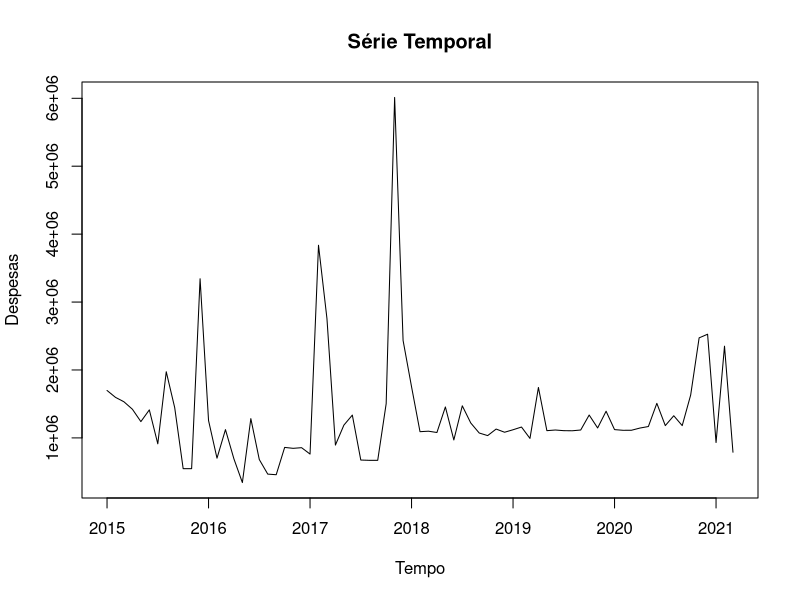
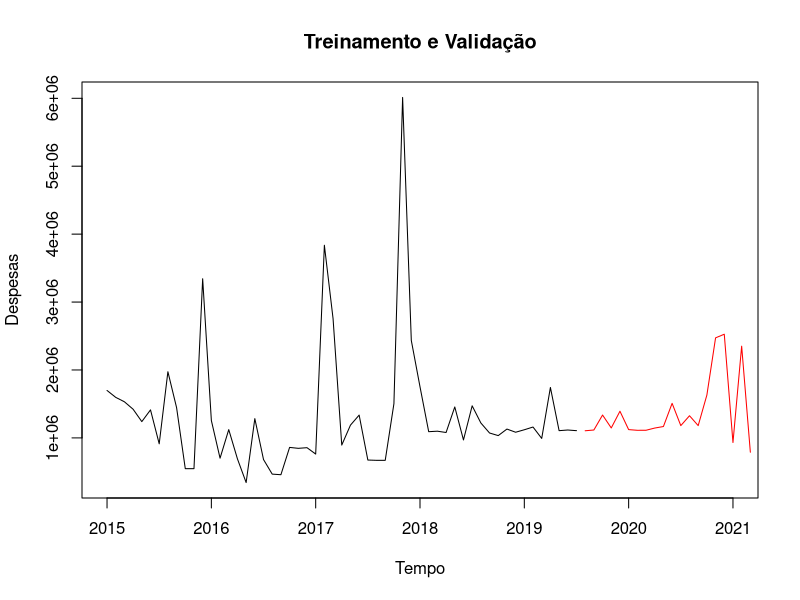
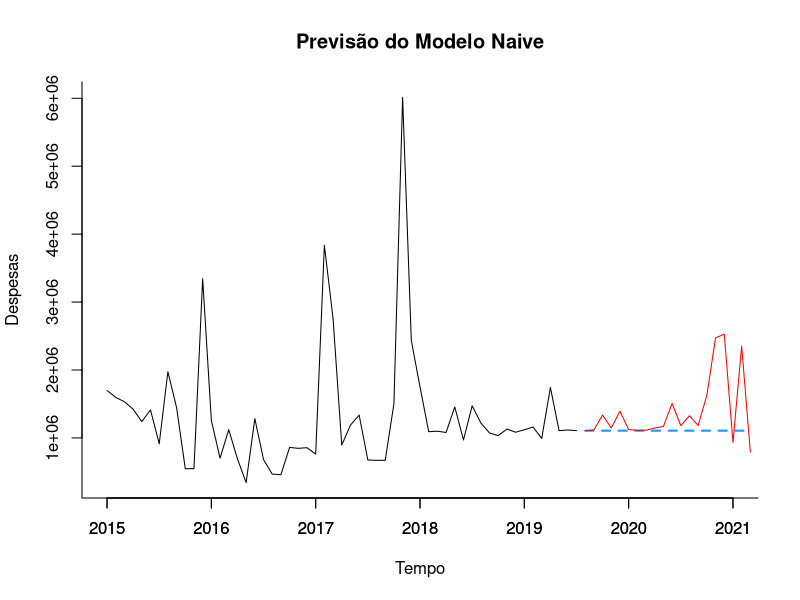
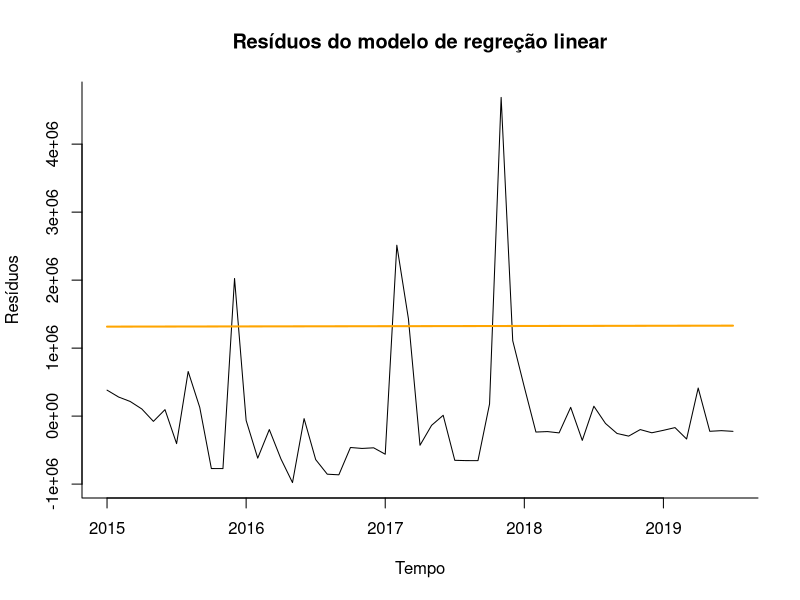
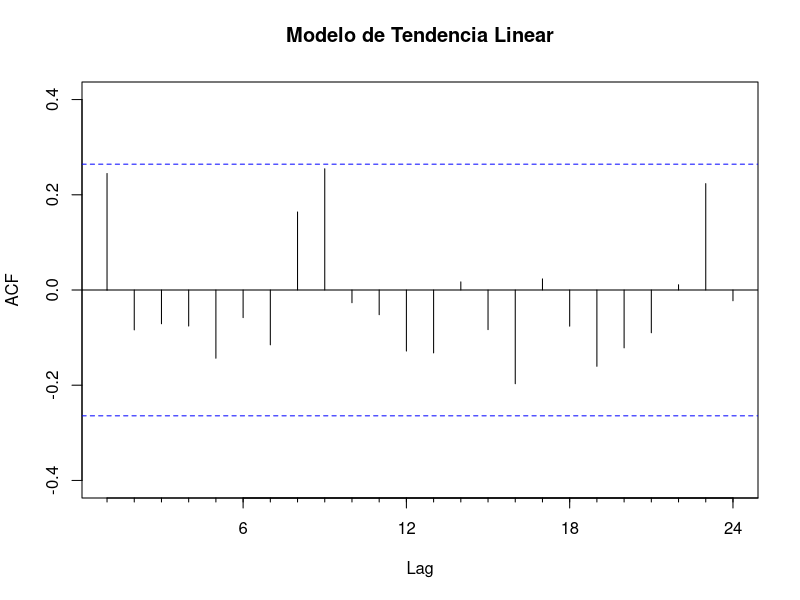
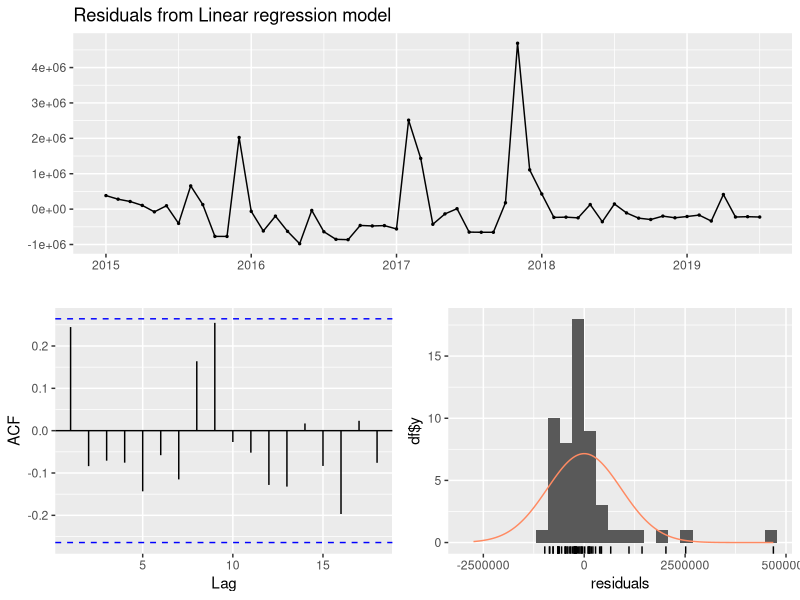
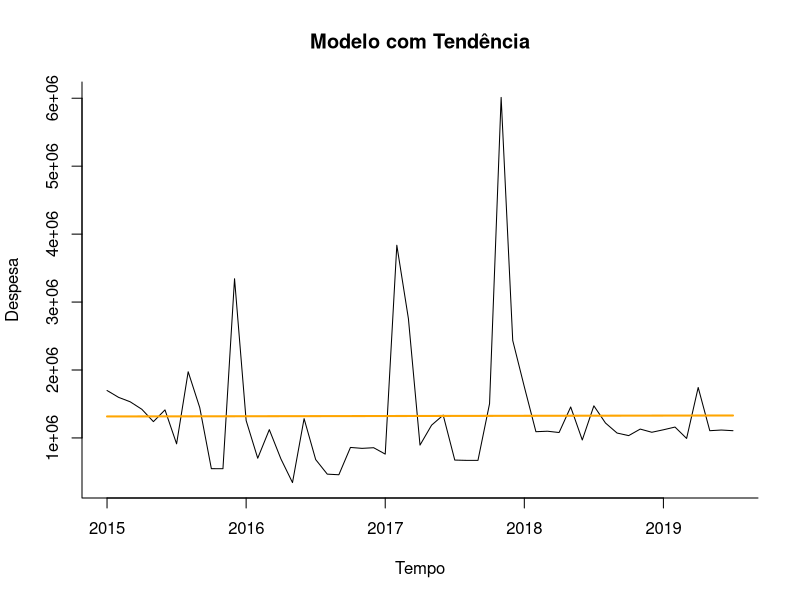
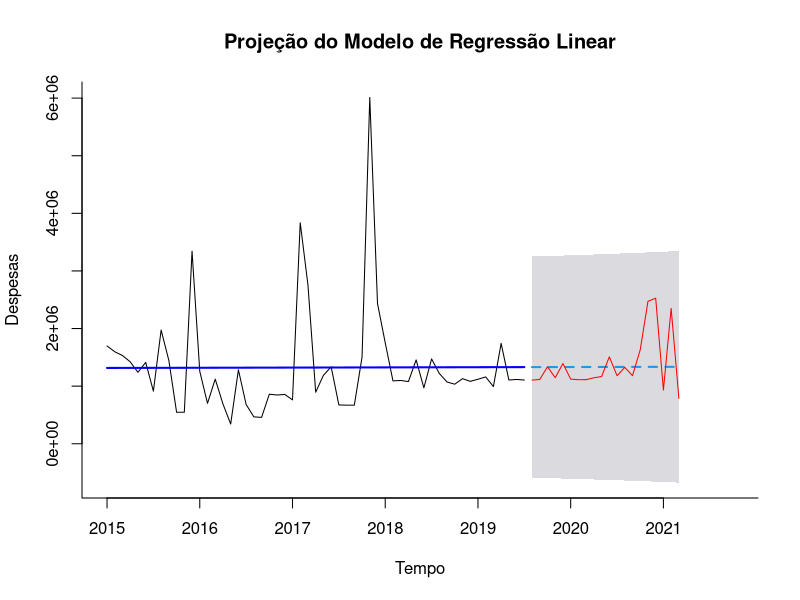

Write R code to recreate these figures, in order.
## ---- chunk 1
knitr::opts_chunk$set(echo = TRUE)
rm(list = ls())
## ---- chunk 2
library(forecast)
library(readxl)
library(zoo)
library(lubridate)
library(urca)
## ---- chunk 3
Dados_Telefonia_Movel <- read_excel("Dados Telefonia Movel.xlsx")
db <- Dados_Telefonia_Movel
## ---- chunk 4
db_ts <- ts(db$`Telefonia Móvel`, start=c(2015, 1), end=c(2021, 3), frequency = 12)
## ---- chunk 5
summary(db_ts)
## ---- chunk 6
plot(db_ts, xlab="Tempo", ylab="Despesas", ylim=c(342000, 6013000), type="l", main="Série Temporal")
## ---- chunk 7
amostra_validacao <- 20
amostra_treino <- length(db_ts) - amostra_validacao
## ---- chunk 8
treinamento_ts <-window(db_ts, start=c(2015, 1), end=c(2015, amostra_treino))
## ---- chunk 9
validacao_ts <- window(db_ts, start=c(2015, amostra_treino + 1), end=c(2015, amostra_treino + amostra_validacao))
## ---- chunk 10
plot(treinamento_ts, xlab="Tempo", ylab="Despesas", xaxt="n" , ylim=c(342000, 6013000), xlim=c(2015, 2021), type="l", main="Treinamento e Validação")
axis(1, at=seq(2015, 2021,1), labels=format(seq(2015, 2021,1)))
lines(validacao_ts, bty="l", col="red")
## ---- chunk 11
modelo_naive <- naive(treinamento_ts, level=0, h=amostra_validacao)
accuracy(modelo_naive, validacao_ts)
## ---- chunk 12
plot(modelo_naive, xlab="Tempo", ylab="Despesas", xaxt="s" , ylim=c(342000, 6013000), xlim=c(2015, 2021), bty="l", flty=2, main="Previsão do Modelo Naive")
axis(1, at=seq(2015, 2021,1), labels=format(seq(2015, 2021,1)))
lines(validacao_ts, bty="l", col="red")
## ---- chunk 13
modelo_tendencia_linear <- tslm(treinamento_ts ~ trend)
summary(modelo_tendencia_linear)

plot(modelo_tendencia_linear$residuals, xlab="Tempo", ylab="Resíduos", bty="l", main="Resíduos do modelo de regreção linear")
lines(modelo_tendencia_linear$fitted.values, lwd="2", col="orange")
Acf(modelo_tendencia_linear$residuals, main="Modelo de Tendencia Linear")

checkresiduals(modelo_tendencia_linear, test="LB")
plot(treinamento_ts, xlab="Tempo", ylab="Despesa", bty="l", main="Modelo com Tendência")
lines(modelo_tendencia_linear$fitted.values, lwd="2", col="orange")
modelo_tendencia_linear_proj <- forecast(modelo_tendencia_linear, h=amostra_validacao, level=0.95)

plot(modelo_tendencia_linear_proj, xlab="Tempo", ylab="Despesas", xaxt="n" , xlim=c(2015, 2021.75), bty="l", flty=2, main="Projeção do Modelo de Regressão Linear")
axis(1, at=seq(2015, 2021, 1), labels=format(seq(2015,2021,1)))
lines(validacao_ts, col="red")
lines(modelo_tendencia_linear_proj$fitted, lwd="2", col="blue")

checkresiduals(modelo_tendencia_linear, test="LB")
accuracy(modelo_tendencia_linear_proj, validacao_ts)
## ---- chunk 14
modelo_tendencia_linear_sazonalidade <- tslm(treinamento_ts ~ season+trend)
summary(modelo_tendencia_linear_sazonalidade)

plot(modelo_tendencia_linear_sazonalidade$residuals, xlab="Tempo", ylab="Resíduos",ylim=c(-1500000, 4000000), type="l")
Acf(modelo_tendencia_linear_sazonalidade$residuals)
checkresiduals(modelo_tendencia_linear_sazonalidade, test="LB", main="Teste de Ljung-Box")

plot(db_ts, xlab="Tempo", ylab="Despesas", ylim=c(342000, 6013000), type="l")
lines(modelo_tendencia_linear_sazonalidade$fitted.values, lwd=2, col="Blue")
modelo_tendencia_linear_sazonalidade_proj <- forecast(modelo_tendencia_linear_sazonalidade, h = 55, level=0.95)        

plot(modelo_tendencia_linear_sazonalidade_proj, xlab="Tempo", ylab="Despesas", xaxt="s" , ylim=c(-1500000, 6013000), xlim=c(2015, 2021), type="l", flty=3)
axis(1, at=seq(2015, 2021), labels=format(seq(2015, 2021)))
lines(validacao_ts)
lines(modelo_tendencia_linear_sazonalidade_proj$fitted, lwd=2, col="blue")

accuracy(modelo_tendencia_linear_sazonalidade_proj, validacao_ts)

## ---- chunk 15
ma_simples <- rollmean(db_ts, k=12, align="right")
ma_centrada <- ma(db_ts, order=12)

plot(db_ts, ylim=c(342000, 6013000), ylab="Despesas", xlab="Tempo", bty="l", xaxt="s", xlim=c(2015,2021))
axis(1, at=seq(2015, 2021, 1), labels=format(seq(2015, 2021, 1)))
lines(ma_centrada, lwd=2)
lines(ma_simples, lwd=2, lty=2)
legend(2019,7000000, c("Despesas", "MA Centrada", "MA Simples"), lty=c(1,1,2), lwd=c(1,2,2), bty="n")

ma_simples_treinamento <- rollmean(treinamento_ts, k=36, align="right")
ultima_ma <- tail(ma_simples_treinamento, 1)

ma_simples_proj <- ts(rep(ultima_ma, 55), start=c(2015, 56), end = c(2015, 75), freq=12)

plot(treinamento_ts, ylim=c(342000, 6013000), ylab="Despesas", xlab="Tempo", bty="l", xaxt="n", xlim=c(2015,2021))
axis(1, at=seq(2015, 2021), labels=format(seq(2015, 2021)))
lines(ma_simples_treinamento, lwd=2, col="blue")
lines(ma_simples_proj, lwd=2, lty=2, col="blue")
lines(validacao_ts)

plot(treinamento_ts-ma_simples_treinamento, xlab="Tempo", ylab="Resíduos", ylim=c(-1500000, 4000000), bty="l")
Acf(treinamento_ts-ma_simples_treinamento)
checkresiduals(treinamento_ts-ma_simples_treinamento, test="LB")

accuracy(ma_simples_treinamento, treinamento_ts)
accuracy(ma_simples_proj, validacao_ts)
## ---- chunk 16
#Estima o modelo de tendência exp
modelo_tendencia_exp <- tslm(treinamento_ts ~ trend, lambda=0)

#resumo do modelo
summary(modelo_tendencia_exp)

#Verificando resíduos

#Plotando os resíduos
plot(modelo_tendencia_exp$residuals, xlab="Tempo", ylab="Resíduos", ylim=c(-0.5, 0.5), bty="l")

#calcula a autocorrelação dos resíduos
Acf(modelo_tendencia_exp$residuals)

#verifica os resíduos com teste de Ljung-Box
checkresiduals(modelo_tendencia_exp, test="LB")
#CHeca a acuracia


## ---- chunk 17
modelo_ses1 <- ets(treinamento_ts, model = "ZZZ")
summary(modelo_ses1)

modelo_ses1_proj <- forecast(modelo_ses1, h=20, level=0.95)

plot(modelo_ses1_proj, ylim=c(-300000, 6013000), ylab="Despesas", xlab="Tempo", bty="l", xaxt="n", xlim=c(2015,2021), flty=2)
axis(1, at=seq(2015, 2021), labels=format(seq(2015, 2021)))
lines(modelo_ses1$fitted, lwd=2, col="blue")
lines(validacao_ts)

accuracy(modelo_ses1_proj, validacao_ts)

Acf(modelo_ses1_proj$residuals)
checkresiduals(modelo_ses1_proj, test="LB")
## ---- chunk 18
#plota o grafica da projecao
par(mfrow=c(2,2))
plot(db_ts, ylab="Despesas", xlab="Tempo", bty="l", xlim=c(2015,2021.25), main=("Serie sem diff"))
plot(diff(db_ts, lag=1), ylab="Despesas", xlab="Tempo", bty="l", xlim=c(2015,2021.25), main=("diff lag 1"))
plot(diff(db_ts, lag=12), ylab="Despesas", xlab="Tempo", bty="l", xlim=c(2015,2021.25), main=("diff lag 12"))
plot(diff(diff(db_ts, lag=12), lag=1), ylab="Despesas", xlab="Tempo", bty="l", xlim=c(2015,2021.25), main=("diff lag 12 e entao diff lag 1"))

#checar estacionariedade
checkresiduals(db_ts)

checkresiduals(diff(db_ts, lag=1))

checkresiduals(diff(db_ts, lag=12))

checkresiduals(diff(diff(db_ts, lag=12), lag=1))

#diferencia 1 vez
db_ts_diff <- diff(db_ts, lag=1)

#executa o teste de KPSS
summary(ur.kpss(db_ts))


#executa o teste de KPSS
summary(ur.kpss(db_ts_diff))


#executa o teste de ADF
summary(ur.df(db_ts))


#executa o teste de ADF
summary(ur.df(db_ts_diff))


#############################################################
# MODELO ARIMA
#############################################################

par(mfrow=c(1,2))
plot(db_ts)
plot(db_ts_diff)
par(mfrow=c(1,1))

ajuste_sazonal_db <- db_ts-db_ts_diff

plot(ajuste_sazonal_db)

#separa as amostras em treinamento e teste

#define o tamanho da amostra de teste

#define o tamanho da amostra de treinamento
amostra_treino <- length(db_ts_diff) - amostra_validacao



#cria a serie temporal de treinamento
treinamento_ts_diff <- window(db_ts_diff, start=c(2015, 1), end=c(2015, amostra_treino))

#cria a serie temporal de teste
validacao_ts_diff <- window(db_ts_diff, start=c(2015, amostra_treino + 1), end=c(2015,amostra_treino + amostra_validacao))


#executa o teste de KPSS
summary(ur.kpss(treinamento_ts_diff))


#executa o teste de ADF
summary(ur.df(treinamento_ts_diff))

#calcula a ACF
Acf(treinamento_ts_diff)

#calcula a PCF
Pacf(treinamento_ts_diff)

#Modelo Arima
Modelo_ARIMA <- Arima(treinamento_ts_diff, order = c(2,1,1))

#resumo modelo
summary(Modelo_ARIMA)

#projeta os proximos 12 meses
modelo_ARIMA_proj <- forecast(Modelo_ARIMA, h=amostra_validacao, level=0.95)
#plota o grafica da projecao
plot(modelo_ARIMA_proj, ylab="Despesa", xlab="Tempo", bty="l", xaxt="n", xlim=c(2015,2024.25), flty=2)

axis(1, at=seq(2015, 2024, 1), labels=format(seq(2015, 2024, 1)))

lines(Modelo_ARIMA$fitted, lwd=2, col="blue")

lines(validacao_ts_diff)

#verifica precisao
accuracy(modelo_ARIMA_proj, validacao_ts_diff)

#função auto.arima
auto.arima(treinamento_ts_diff, seasonal = FALSE, stepwise=FALSE, approximation = FALSE)


